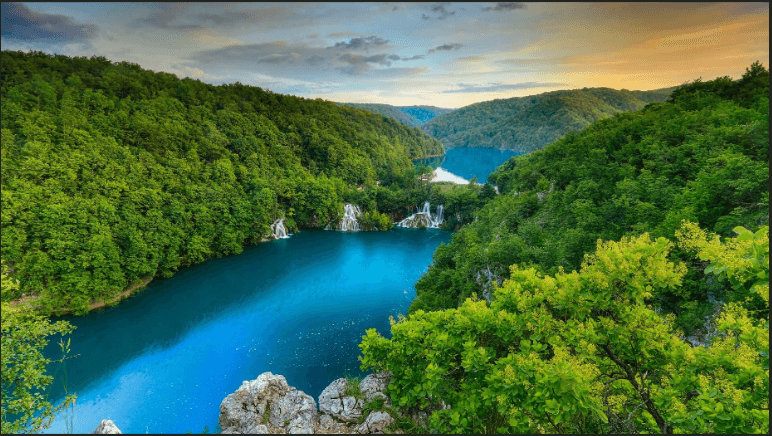
#> input picture K Means Image Segmentation/sample.png, 772 x 436 px, given in place of the camera
$ python 'K Means WebCam Image Segmentation with OpenCV.py'
#> lines starting #> are read from the running program, lines starting #| are printed output that depends on the picture
import cv2
import matplotlib.pyplot as plt
import numpy as np


cap=cv2.VideoCapture(0)


while True:
    ret,frame=cap.read()
#> frame is the input picture: shape (436, 772, 3); mean B, G, R 73.1, 111.6, 75
    frame=cv2.flip(frame,1)
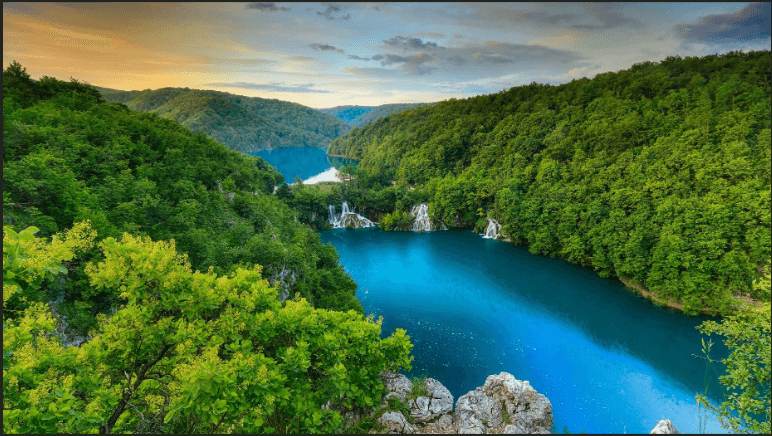
#> frame: shape (436, 772, 3); mean B, G, R 73.1, 111.6, 75
    frame=cv2.resize(frame,(400,400))
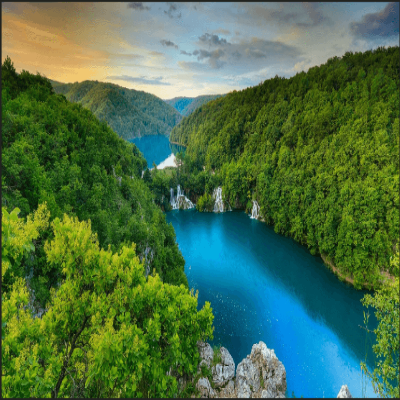
#> frame: shape (400, 400, 3); mean B, G, R 73, 111.4, 74.9

    # convert to RGB
    frame = cv2.cvtColor(frame, cv2.COLOR_BGR2RGB)

    # reshape the image to a 2D array of pixels and 3 color values (RGB)
    pixel_values = frame.reshape((-1, 3))
    # convert to float
    pixel_values = np.float32(pixel_values)

    #print('Image Shape : ', pixel_values.shape)

    # define stopping criteria
    criteria = (cv2.TERM_CRITERIA_EPS + cv2.TERM_CRITERIA_MAX_ITER, 100, 0.2)

    # number of clusters (K)
    k = 3
    _, labels, (centers) = cv2.kmeans(pixel_values, 3, None, criteria, 10, cv2.KMEANS_RANDOM_CENTERS)
#> centers = [[11.84, 134.6, 186.3], [154.1, 160.2, 132.4], [54.34, 88.79, 31.7]]

    # convert back to 8 bit values
    centers = np.uint8(centers)
#> centers = [[11, 134, 186], [154, 160, 132], [54, 88, 31]]

    #print(centers)

    # flatten the labels array
    labels = labels.flatten()

    #print(centers[labels.flatten()])

    # convert all pixels to the color of the centroids
    segmented_frame = centers[labels.flatten()]

    # reshape back to the original image dimension
    segmented_frame = segmented_frame.reshape(frame.shape)
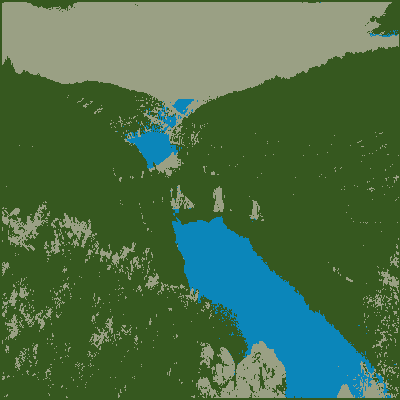
#> segmented_frame: shape (400, 400, 3); mean R, G, B 74.6, 110.8, 72.4

    cv2.imshow('K-MEANS',segmented_frame)

    if cv2.waitKey(2)& 0xFF==ord('q'):
#> (key q is pressed here)
        break

cap.release()
cv2.destroyAllWindows()
